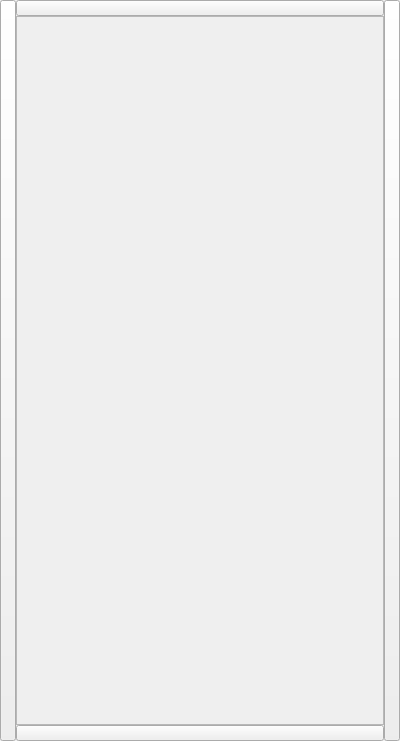
<?xml version="1.0" encoding="UTF-8"?>
<ui version="4.0">
 <class>CDockWidget</class>
 <widget class="QWidget" name="CDockWidget">
  <property name="geometry">
   <rect>
    <x>0</x>
    <y>0</y>
    <width>400</width>
    <height>741</height>
   </rect>
  </property>
  <property name="sizePolicy">
   <sizepolicy hsizetype="Expanding" vsizetype="Expanding">
    <horstretch>0</horstretch>
    <verstretch>0</verstretch>
   </sizepolicy>
  </property>
  <property name="windowTitle">
   <string>Form</string>
  </property>
  <property name="styleSheet">
   <string notr="true"/>
  </property>
  <layout class="QHBoxLayout" name="horizontalLayout">
   <property name="spacing">
    <number>0</number>
   </property>
   <property name="leftMargin">
    <number>0</number>
   </property>
   <property name="topMargin">
    <number>0</number>
   </property>
   <property name="rightMargin">
    <number>0</number>
   </property>
   <property name="bottomMargin">
    <number>0</number>
   </property>
   <item>
    <widget class="CDockPanelItemCtrl" name="pushButtonItemCtrlRight">
     <property name="sizePolicy">
      <sizepolicy hsizetype="Fixed" vsizetype="Expanding">
       <horstretch>0</horstretch>
       <verstretch>0</verstretch>
      </sizepolicy>
     </property>
     <property name="minimumSize">
      <size>
       <width>16</width>
       <height>0</height>
      </size>
     </property>
     <property name="maximumSize">
      <size>
       <width>16</width>
       <height>16777215</height>
      </size>
     </property>
     <property name="text">
      <string/>
     </property>
    </widget>
   </item>
   <item>
    <layout class="QVBoxLayout" name="verticalLayout_2">
     <property name="spacing">
      <number>0</number>
     </property>
     <item>
      <widget class="CDockPanelItemCtrl" name="pushButtonItemCtrlBottom">
       <property name="sizePolicy">
        <sizepolicy hsizetype="Expanding" vsizetype="Fixed">
         <horstretch>0</horstretch>
         <verstretch>0</verstretch>
        </sizepolicy>
       </property>
       <property name="minimumSize">
        <size>
         <width>0</width>
         <height>16</height>
        </size>
       </property>
       <property name="maximumSize">
        <size>
         <width>16777215</width>
         <height>16</height>
        </size>
       </property>
       <property name="text">
        <string/>
       </property>
      </widget>
     </item>
     <item>
      <widget class="QWidget" name="widgetContainer" native="true">
       <property name="sizePolicy">
        <sizepolicy hsizetype="Expanding" vsizetype="Expanding">
         <horstretch>0</horstretch>
         <verstretch>0</verstretch>
        </sizepolicy>
       </property>
       <layout class="QVBoxLayout" name="verticalLayout">
        <property name="spacing">
         <number>0</number>
        </property>
        <property name="leftMargin">
         <number>0</number>
        </property>
        <property name="topMargin">
         <number>0</number>
        </property>
        <property name="rightMargin">
         <number>0</number>
        </property>
        <property name="bottomMargin">
         <number>0</number>
        </property>
        <item>
         <layout class="QVBoxLayout" name="verticalLayout_3">
          <property name="spacing">
           <number>0</number>
          </property>
          <item>
           <widget class="QScrollArea" name="scrollArea">
            <property name="sizeAdjustPolicy">
             <enum>QAbstractScrollArea::AdjustToContents</enum>
            </property>
            <property name="widgetResizable">
             <bool>true</bool>
            </property>
            <property name="alignment">
             <set>Qt::AlignCenter</set>
            </property>
            <widget class="QWidget" name="scrollAreaWidgetContents">
             <property name="geometry">
              <rect>
               <x>0</x>
               <y>0</y>
               <width>362</width>
               <height>703</height>
              </rect>
             </property>
             <layout class="QVBoxLayout" name="verticalLayout_4">
              <item>
               <layout class="QVBoxLayout" name="verticalLayoutContainer"/>
              </item>
             </layout>
            </widget>
           </widget>
          </item>
         </layout>
        </item>
       </layout>
      </widget>
     </item>
     <item>
      <widget class="CDockPanelItemCtrl" name="pushButtonItemCtrlTop">
       <property name="sizePolicy">
        <sizepolicy hsizetype="Expanding" vsizetype="Fixed">
         <horstretch>0</horstretch>
         <verstretch>0</verstretch>
        </sizepolicy>
       </property>
       <property name="minimumSize">
        <size>
         <width>0</width>
         <height>16</height>
        </size>
       </property>
       <property name="maximumSize">
        <size>
         <width>16777215</width>
         <height>16</height>
        </size>
       </property>
       <property name="text">
        <string/>
       </property>
      </widget>
     </item>
    </layout>
   </item>
   <item>
    <widget class="CDockPanelItemCtrl" name="pushButtonItemCtrlLeft">
     <property name="sizePolicy">
      <sizepolicy hsizetype="Fixed" vsizetype="Expanding">
       <horstretch>0</horstretch>
       <verstretch>0</verstretch>
      </sizepolicy>
     </property>
     <property name="minimumSize">
      <size>
       <width>16</width>
       <height>0</height>
      </size>
     </property>
     <property name="maximumSize">
      <size>
       <width>16</width>
       <height>16777215</height>
      </size>
     </property>
     <property name="text">
      <string/>
     </property>
    </widget>
   </item>
  </layout>
 </widget>
 <customwidgets>
  <customwidget>
   <class>CDockPanelItemCtrl</class>
   <extends>QPushButton</extends>
   <header>cdockpanelitemctrl.h</header>
  </customwidget>
 </customwidgets>
 <resources/>
 <connections/>
</ui>
